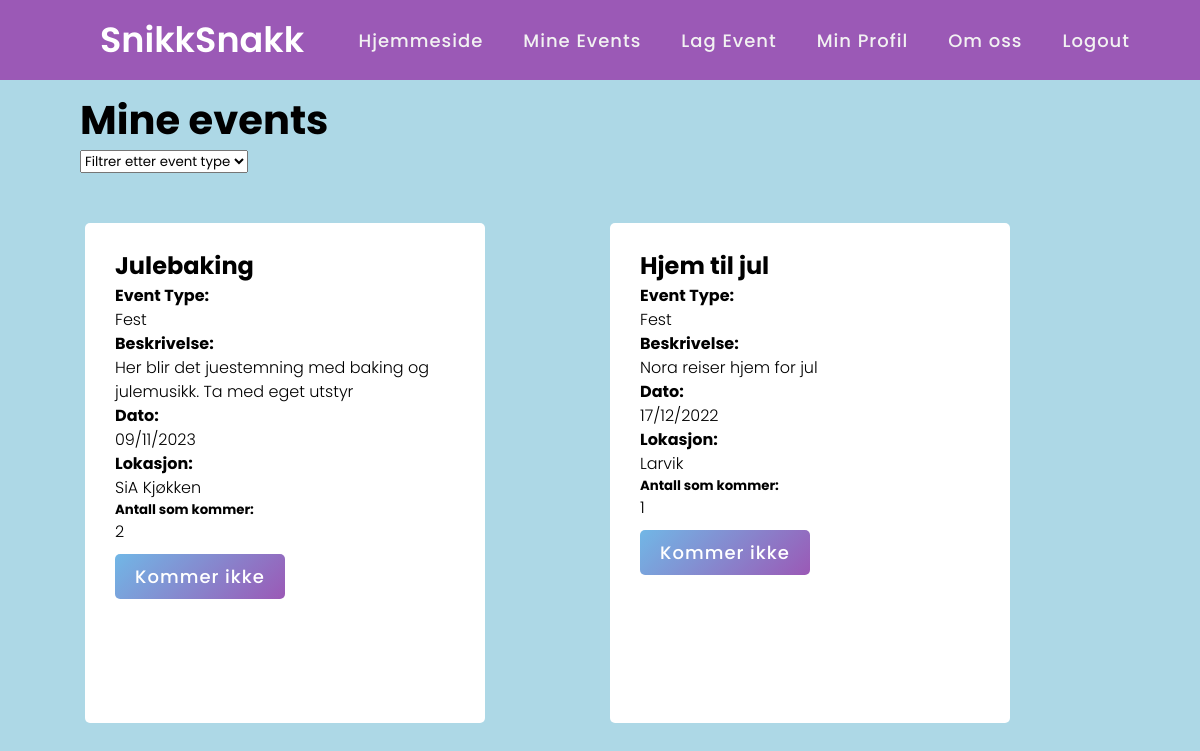
Page /public/Client/HTML/mineEvents.php?filter=fest (signed in) on the committed database.
### tables this page shows
CREATE TABLE `event` (
  `eventID` int(13) NOT NULL,
  `eventNavn` varchar(128) NOT NULL,
  `dato` date NOT NULL,
  `beskrivelse` varchar(200) NOT NULL,
  `lokasjon` varchar(50) NOT NULL,
  `eventType` varchar(50) DEFAULT NULL
);

### public/PHP/inc/event.php (the view, shortened to what this page needs)
<body>
<?php
$result = $conn->query($sql);
include '../../PHP/eventKommer.php';
if ($result->num_rows > 0) {
  while($row = $result->fetch_assoc()) {
    if ($side == "hjemmeside") {
      echo '<form action="../../PHP/eventLike.php" method="POST">';
    } elseif ($side == "mineEvents") {
      echo '<form action="../../PHP/eventFjern.php" method="POST">';
    }
  ?>
<div class="container">
    <div class="content">
      <div class="title">
              <h2><?php echo $row["eventNavn"]?></h2>
      </div>
      <div class="row">
        <div class="details">
            <h4>Event Type: </h4>
             <?php echo ucfirst($row["eventType"])?><br>
           <h4>Beskrivelse: </h4>
             <?php echo $row["beskrivelse"]?><br>
           <h4>Dato: </h4>
             <?php echo date("d/m/Y", strtotime($row["dato"]))?>
            <h4>Lokasjon: </h4>
             <?php echo $row["lokasjon"]?>
            <h5>Antall som kommer: </h5>
              <?php
                    $eventID = $row['eventID'];
                    echo $antallKommer = kommer($eventID, $conn);
              ?>
        </div>
      </div>
        <div class="button">
          <?php if ($side == "hjemmeside") {
          echo '<input type="submit" value="Kommer">';
         } elseif ($side == "mineEvents") {
          echo '<input type="submit" value="Kommer ikke">';
         }
          ?>
      </div>
    </div>
</div>
</form>
<?php
}
}
?>
</body>
</html>

### public/PHP/eventKommer.php
<?php
function kommer($eventID, $conn) {
    $sqlKommer = "SELECT COUNT(eventID) as resultat FROM myevent WHERE eventID = '$eventID'";
    $resultKommer = mysqli_query($conn, $sqlKommer);
    $value = mysqli_fetch_assoc($resultKommer);
    echo implode($value);
}
?>

### public/Client/Design/css/main.css (style rules this page uses)
body { background-color: lightblue; box-sizing: border-box; padding-top: 10vh; font-family: "HelveticaNeue-Light", "Helvetica Neue Light", "Helvetica Neue", Helvetica, Arial, "Lucida Grande", sans-serif; font-weight: 300; position: relative; line-height: 1.5; max-width: 100%; height: 100%; margin: 10px; font-size: 100%; }
.container { float: left; margin-left: 25px; padding: 50; }
.content { width: 400px; height: 500px; background-color: #fff; padding: 25px 30px; border-radius: 5px; display: block; justify-content: center; margin-bottom: 20px; }
form .button { height: 45px; margin: 35px 0; width: 100%; margin-top: 10px; }
form .button input { height: 100%; width: 50%; border-radius: 5px; border: none; color: #fff; font-size: 18px; font-weight: 500; letter-spacing: 1px; cursor: pointer; transition: all 0.3s ease; background: linear-gradient(135deg, #71b7e6, #9b59b6); }
form select { margin-left: 70; }

### public/Client/Design/css/header.css (style rules this page uses)
* { margin: 0; padding: 0; box-sizing: border-box; font-family: 'Poppins', sans-serif; }
nav { display: flex; height: 80px; width: 100%; background: #9b59b6; align-items: center; justify-content: space-between; padding: 0 50px 0 100px; flex-wrap: wrap; position:fixed; top: 0; left: 0; }
nav .logo { color: #fff; font-size: 35px; font-weight: 600; }
nav ul { display: flex; flex-wrap: wrap; list-style: none; }
nav ul li { margin: 0 5px; }
nav ul li a { color: #f2f2f2; text-decoration: none; font-size: 18px; font-weight: 500; padding: 8px 15px; border-radius: 5px; letter-spacing: 1px; transition: all 0.3s ease; }

### rows in the picture
event: eventNavn "Julebaking", eventType "Fest", beskrivelse "Her blir det juestemning med baking og julemusikk. Ta med eget utstyr", dato "09/11/2023", lokasjon "SiA Kjøkken", value "2"
event: eventNavn "Hjem til jul", eventType "Fest", beskrivelse "Nora reiser hjem for jul", dato "17/12/2022", lokasjon "Larvik", value "1"
